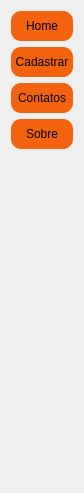
            <widget class="QWidget" name="toolBoxPage1">
             <property name="geometry">
              <rect>
               <x>0</x>
               <y>0</y>
               <width>84</width>
               <height>493</height>
              </rect>
             </property>
             <property name="cursor">
              <cursorShape>PointingHandCursor</cursorShape>
             </property>
             <attribute name="label">
              <string>Menu</string>
             </attribute>
             <layout class="QVBoxLayout" name="verticalLayout_5">
              <item>
               <widget class="QPushButton" name="btn_home">
                <property name="sizePolicy">
                 <sizepolicy hsizetype="Preferred" vsizetype="Preferred">
                  <horstretch>0</horstretch>
                  <verstretch>0</verstretch>
                 </sizepolicy>
                </property>
                <property name="minimumSize">
                 <size>
                  <width>0</width>
                  <height>30</height>
                 </size>
                </property>
                <property name="maximumSize">
                 <size>
                  <width>16777215</width>
                  <height>30</height>
                 </size>
                </property>
                <property name="sizeIncrement">
                 <size>
                  <width>0</width>
                  <height>0</height>
                 </size>
                </property>
                <property name="baseSize">
                 <size>
                  <width>0</width>
                  <height>0</height>
                 </size>
                </property>
                <property name="cursor">
                 <cursorShape>PointingHandCursor</cursorShape>
                </property>
                <property name="styleSheet">
                 <string notr="true">QPushButton{
	background-color: rgb(242, 98, 15);
	border-radius: 10px;
}

QPushButton:hover{
	background-color: rgb(242, 84, 27);
	border-radius: 10px;
}</string>
                </property>
                <property name="text">
                 <string>Home</string>
                </property>
               </widget>
              </item>
              <item>
               <widget class="QPushButton" name="btn_cadastrar">
                <property name="sizePolicy">
                 <sizepolicy hsizetype="Preferred" vsizetype="Preferred">
                  <horstretch>0</horstretch>
                  <verstretch>0</verstretch>
                 </sizepolicy>
                </property>
                <property name="minimumSize">
                 <size>
                  <width>0</width>
                  <height>30</height>
                 </size>
                </property>
                <property name="maximumSize">
                 <size>
                  <width>16777215</width>
                  <height>30</height>
                 </size>
                </property>
                <property name="cursor">
                 <cursorShape>PointingHandCursor</cursorShape>
                </property>
                <property name="styleSheet">
                 <string notr="true">QPushButton{
	background-color: rgb(242, 98, 15);
	border-radius: 10px;
}

QPushButton:hover{
	background-color: rgb(242, 84, 27);
	border-radius: 10px;
}</string>
                </property>
                <property name="text">
                 <string>Cadastrar</string>
                </property>
               </widget>
              </item>
              <item>
               <widget class="QPushButton" name="btn_contatos">
                <property name="sizePolicy">
                 <sizepolicy hsizetype="Preferred" vsizetype="Preferred">
                  <horstretch>0</horstretch>
                  <verstretch>0</verstretch>
                 </sizepolicy>
                </property>
                <property name="minimumSize">
                 <size>
                  <width>0</width>
                  <height>30</height>
                 </size>
                </property>
                <property name="maximumSize">
                 <size>
                  <width>16777215</width>
                  <height>30</height>
                 </size>
                </property>
                <property name="cursor">
                 <cursorShape>PointingHandCursor</cursorShape>
                </property>
                <property name="styleSheet">
                 <string notr="true">QPushButton{
	background-color: rgb(242, 98, 15);
	border-radius: 10px;
}

QPushButton:hover{
	background-color: rgb(242, 84, 27);
	border-radius: 10px;
}</string>
                </property>
                <property name="text">
                 <string>Contatos</string>
                </property>
               </widget>
              </item>
              <item>
               <widget class="QPushButton" name="btn_sobre">
                <property name="sizePolicy">
                 <sizepolicy hsizetype="Preferred" vsizetype="Preferred">
                  <horstretch>0</horstretch>
                  <verstretch>0</verstretch>
                 </sizepolicy>
                </property>
                <property name="minimumSize">
                 <size>
                  <width>0</width>
                  <height>30</height>
                 </size>
                </property>
                <property name="maximumSize">
                 <size>
                  <width>16777215</width>
                  <height>30</height>
                 </size>
                </property>
                <property name="cursor">
                 <cursorShape>PointingHandCursor</cursorShape>
                </property>
                <property name="styleSheet">
                 <string notr="true">QPushButton{
	background-color: rgb(242, 98, 15);
	border-radius: 10px;
}

QPushButton:hover{
	background-color: rgb(242, 84, 27);
	border-radius: 10px;
}</string>
                </property>
                <property name="text">
                 <string>Sobre</string>
                </property>
               </widget>
              </item>
              <item>
               <spacer name="verticalSpacer">
                <property name="orientation">
                 <enum>Qt::Vertical</enum>
                </property>
                <property name="sizeHint" stdset="0">
                 <size>
                  <width>20</width>
                  <height>40</height>
                 </size>
                </property>
               </spacer>
              </item>
             </layout>
            </widget>
